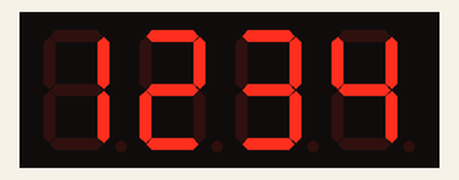
This sketch was run on a simulated Arduino Uno, built with avr-gcc and run on an emulated ATmega328P. Parts: 4-digit seven-segment display.

Above: at 0.1 s.
At 1.1 s:
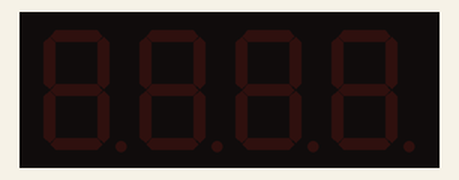

Measured:
- what the display in image 1 shows lasts 0.6 s, from 1.0 s to 1.6 s

The sketch:

afficheur_4_ch.ino
```cpp
#include <TM1637Display.h>

// Définir les pins CLK et DIO
#define CLK 13
#define DIO 12

TM1637Display display(CLK, DIO);

void setup() {
  display.setBrightness(0x0f); // Luminosité max (0x00 à 0x0f)
}

void loop() {
  int value = 1234;            // Valeur à afficher
  display.showNumberDec(value); // Affiche la valeur

  delay(1000);

  // Test simple : clignotement
  display.clear();
  delay(500);
}
```
